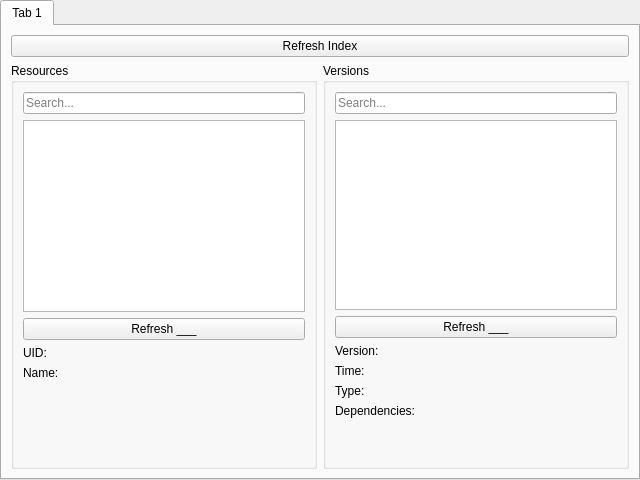
<?xml version="1.0" encoding="UTF-8"?>
<ui version="4.0">
 <class>WonkoPage</class>
 <widget class="QWidget" name="WonkoPage">
  <property name="geometry">
   <rect>
    <x>0</x>
    <y>0</y>
    <width>640</width>
    <height>480</height>
   </rect>
  </property>
  <property name="windowTitle">
   <string>Form</string>
  </property>
  <layout class="QHBoxLayout" name="horizontalLayout">
   <property name="leftMargin">
    <number>0</number>
   </property>
   <property name="topMargin">
    <number>0</number>
   </property>
   <property name="rightMargin">
    <number>0</number>
   </property>
   <property name="bottomMargin">
    <number>0</number>
   </property>
   <item>
    <widget class="QTabWidget" name="tabWidget">
     <property name="currentIndex">
      <number>0</number>
     </property>
     <widget class="QWidget" name="tab">
      <attribute name="title">
       <string>Tab 1</string>
      </attribute>
      <layout class="QGridLayout" name="gridLayout">
       <item row="1" column="2">
        <widget class="QGroupBox" name="versionsBox">
         <property name="title">
          <string>Versions</string>
         </property>
         <layout class="QVBoxLayout" name="verticalLayout_2">
          <item>
           <widget class="QLineEdit" name="versionSearchEdit">
            <property name="placeholderText">
             <string>Search...</string>
            </property>
            <property name="clearButtonEnabled">
             <bool>true</bool>
            </property>
           </widget>
          </item>
          <item>
           <widget class="QTreeView" name="versionsView">
            <property name="alternatingRowColors">
             <bool>true</bool>
            </property>
            <attribute name="headerVisible">
             <bool>false</bool>
            </attribute>
           </widget>
          </item>
          <item>
           <layout class="QHBoxLayout" name="horizontalLayout_4">
            <item>
             <widget class="QPushButton" name="refreshVersionBtn">
              <property name="text">
               <string>Refresh ___</string>
              </property>
             </widget>
            </item>
           </layout>
          </item>
          <item>
           <layout class="QFormLayout" name="formLayout_2">
            <item row="0" column="0">
             <widget class="QLabel" name="versionVersionLabel">
              <property name="text">
               <string>Version:</string>
              </property>
             </widget>
            </item>
            <item row="0" column="1">
             <widget class="QLabel" name="versionVersion">
              <property name="text">
               <string/>
              </property>
             </widget>
            </item>
            <item row="1" column="0">
             <widget class="QLabel" name="versionTimeLabel">
              <property name="text">
               <string>Time:</string>
              </property>
             </widget>
            </item>
            <item row="1" column="1">
             <widget class="QLabel" name="versionTime">
              <property name="text">
               <string/>
              </property>
             </widget>
            </item>
            <item row="2" column="0">
             <widget class="QLabel" name="versionTypeLabel">
              <property name="text">
               <string>Type:</string>
              </property>
             </widget>
            </item>
            <item row="2" column="1">
             <widget class="QLabel" name="versionType">
              <property name="text">
               <string/>
              </property>
             </widget>
            </item>
            <item row="3" column="0">
             <widget class="QLabel" name="versionRequiresLabel">
              <property name="text">
               <string>Dependencies:</string>
              </property>
             </widget>
            </item>
            <item row="3" column="1">
             <widget class="QLabel" name="versionRequires">
              <property name="text">
               <string/>
              </property>
             </widget>
            </item>
           </layout>
          </item>
          <item>
           <spacer name="verticalSpacer_2">
            <property name="orientation">
             <enum>Qt::Vertical</enum>
            </property>
            <property name="sizeHint" stdset="0">
             <size>
              <width>20</width>
              <height>40</height>
             </size>
            </property>
           </spacer>
          </item>
         </layout>
        </widget>
       </item>
       <item row="1" column="1">
        <widget class="QGroupBox" name="versionListsBox">
         <property name="title">
          <string>Resources</string>
         </property>
         <layout class="QVBoxLayout" name="verticalLayout">
          <item>
           <widget class="QLineEdit" name="fileSearchEdit">
            <property name="placeholderText">
             <string>Search...</string>
            </property>
            <property name="clearButtonEnabled">
             <bool>true</bool>
            </property>
           </widget>
          </item>
          <item>
           <widget class="QTreeView" name="indexView">
            <property name="alternatingRowColors">
             <bool>true</bool>
            </property>
            <attribute name="headerVisible">
             <bool>false</bool>
            </attribute>
           </widget>
          </item>
          <item>
           <layout class="QHBoxLayout" name="horizontalLayout_3">
            <item>
             <widget class="QPushButton" name="refreshFileBtn">
              <property name="text">
               <string>Refresh ___</string>
              </property>
             </widget>
            </item>
           </layout>
          </item>
          <item>
           <layout class="QFormLayout" name="formLayout">
            <item row="0" column="0">
             <widget class="QLabel" name="fileUidLabel">
              <property name="text">
               <string>UID:</string>
              </property>
             </widget>
            </item>
            <item row="0" column="1">
             <widget class="QLabel" name="fileUid">
              <property name="text">
               <string/>
              </property>
             </widget>
            </item>
            <item row="1" column="0">
             <widget class="QLabel" name="fileNameLabel">
              <property name="text">
               <string>Name:</string>
              </property>
             </widget>
            </item>
            <item row="1" column="1">
             <widget class="QLabel" name="fileName">
              <property name="text">
               <string/>
              </property>
             </widget>
            </item>
           </layout>
          </item>
          <item>
           <spacer name="verticalSpacer">
            <property name="orientation">
             <enum>Qt::Vertical</enum>
            </property>
            <property name="sizeHint" stdset="0">
             <size>
              <width>20</width>
              <height>40</height>
             </size>
            </property>
           </spacer>
          </item>
         </layout>
        </widget>
       </item>
       <item row="0" column="1" colspan="2">
        <widget class="QPushButton" name="refreshIndexBtn">
         <property name="text">
          <string>Refresh Index</string>
         </property>
        </widget>
       </item>
      </layout>
     </widget>
    </widget>
   </item>
  </layout>
 </widget>
 <resources/>
 <connections/>
</ui>
